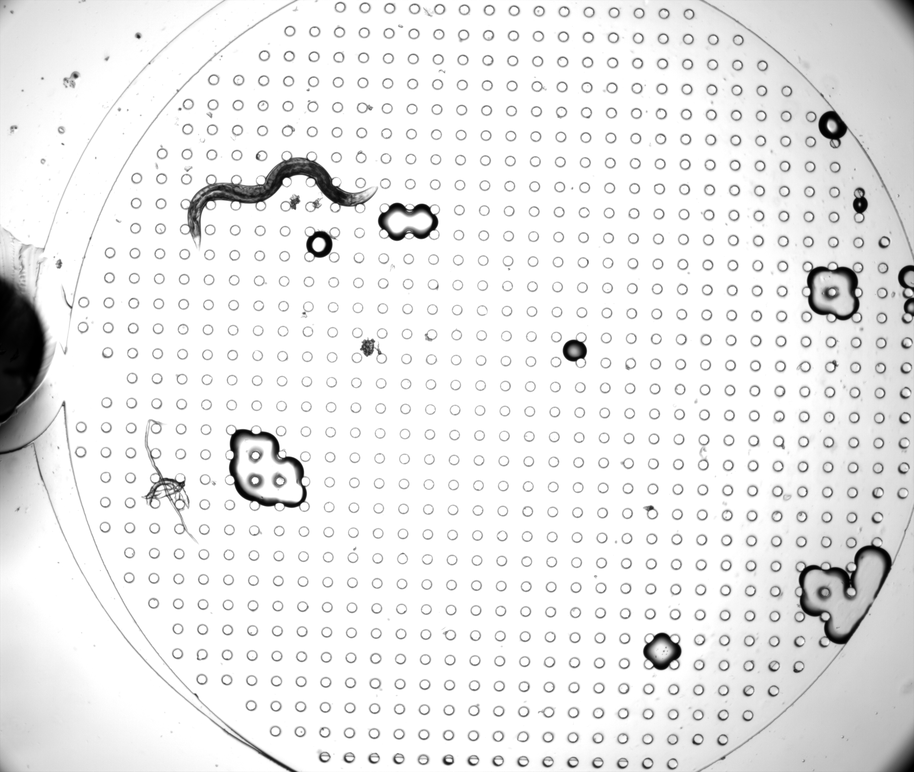
#> input picture temp_image_processing/frame10.png, 914 x 772 px, shrunk from 2560 x 2160 before the run
$ jupyter execute --allow-errors frequency.ipynb   (shell and % lines are left out)
#> lines starting #> are read from the running program, lines starting #| are printed output that depends on the picture
[cell 1]
import cv2
import numpy as np
import matplotlib.pyplot as plt

[cell 2]
frame = cv2.imread('frame10.png')
#> frame is the input picture: shape (772, 914, 3); min 0, max 255, mean 234.5
plt.imshow(frame, cmap='gray')
plt.show()

[cell 3]
# Convert the frame to grayscale
gray_frame = cv2.cvtColor(frame, cv2.COLOR_BGR2GRAY)

# Frequency Magnitude Analysis for the frame
f = np.fft.fft2(gray_frame)
fshift = np.fft.fftshift(f)
magnitude_spectrum = 20*np.log(np.abs(fshift) + 1e-8)  # Add a small constant to avoid log(0)
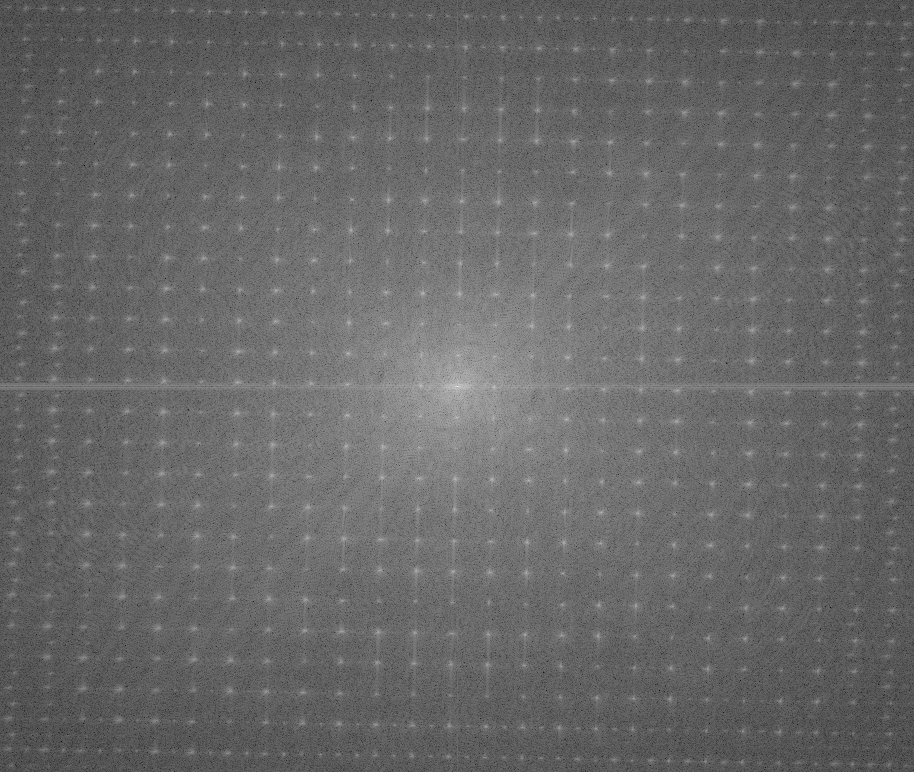
#> magnitude_spectrum: shape (772, 914) float64; min 19.8, max 378.5, mean 165.8; drawn with min black and max white
plt.imshow(magnitude_spectrum, cmap='gray')
plt.show()


$ run again, with temp_image_processing/Worm2Remapped.png copied over temp_image_processing/frame10.png
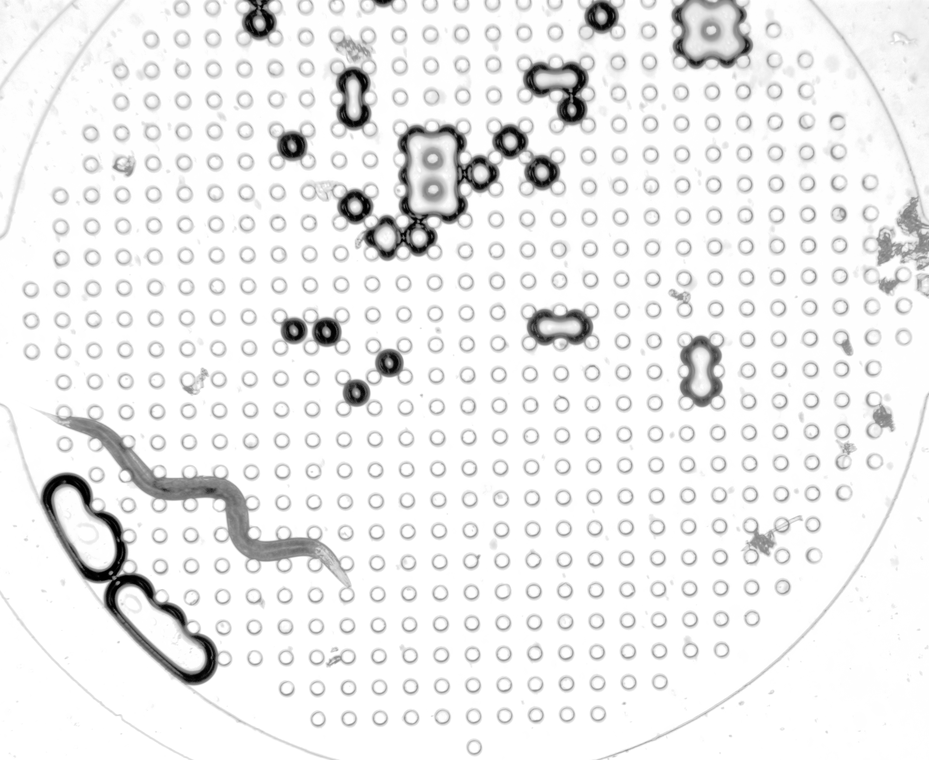
#> input picture temp_image_processing/Worm2Remapped.png, 929 x 760 px, shrunk from 2688 x 2200 before the run
#> frame is the input picture: shape (760, 929, 3); min 0, max 255, mean 238.2
#> `magnitude_spectrum = 20*np.log(np.abs(fshift) + 1e-8)`:
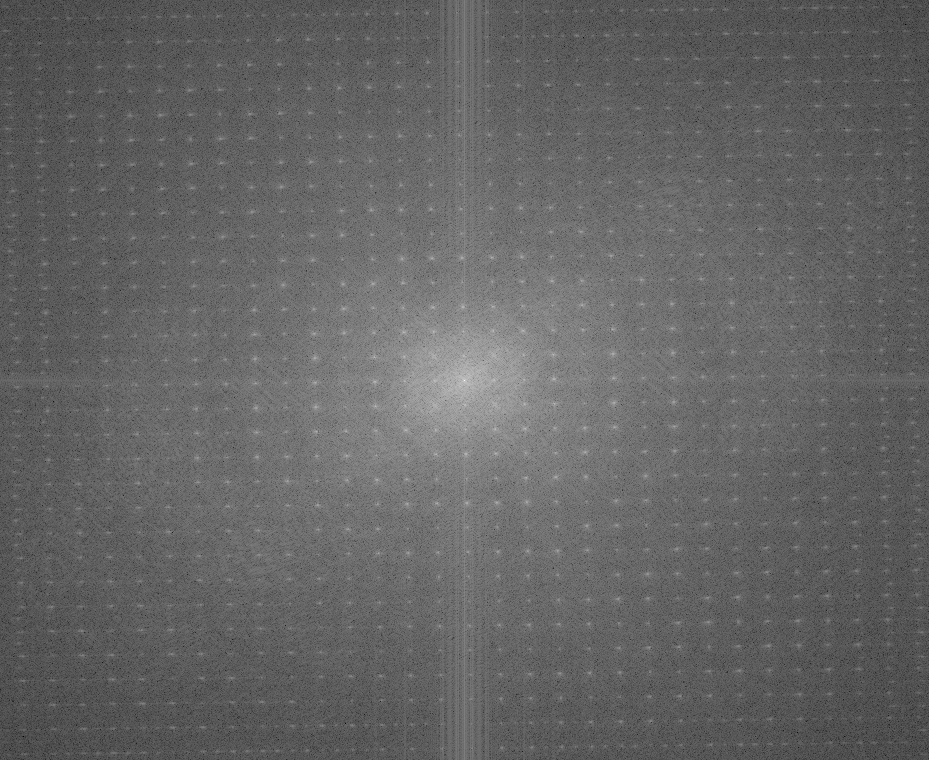
#> magnitude_spectrum: shape (760, 929) float64; min 5.35, max 378.8, mean 153.2; drawn with min black and max white

$ run again, with temp_image_processing/Worm3.png copied over temp_image_processing/frame10.png
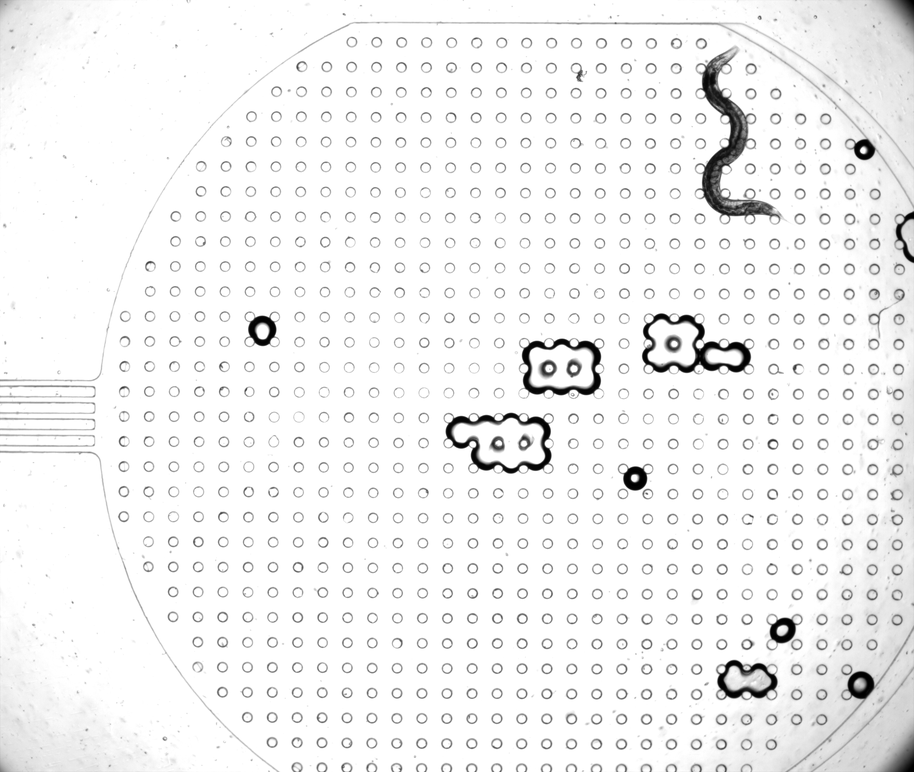
#> input picture temp_image_processing/Worm3.png, 914 x 772 px, shrunk from 2560 x 2160 before the run
#> frame is the input picture: shape (772, 914, 3); min 0, max 255, mean 242
#> `magnitude_spectrum = 20*np.log(np.abs(fshift) + 1e-8)`:
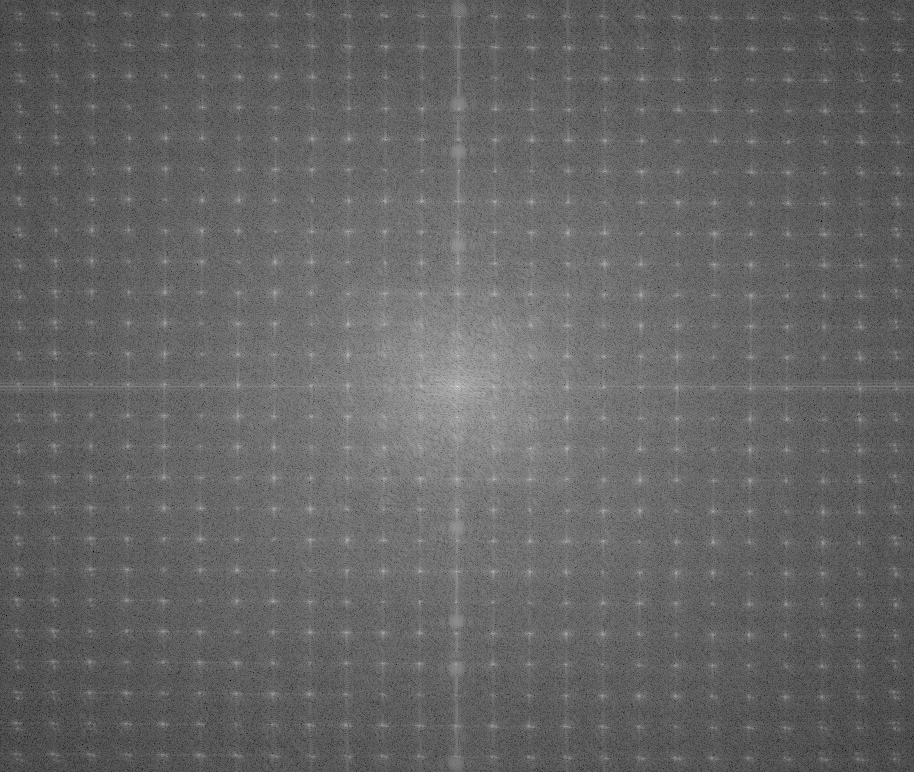
#> magnitude_spectrum: shape (772, 914) float64; min 25.12, max 379.1, mean 165.3; drawn with min black and max white
